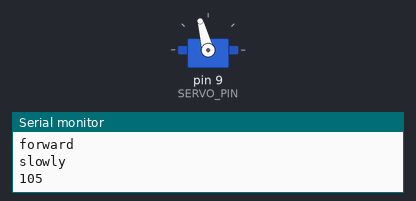
The sketch below on a simulated Arduino Uno, built with avr-gcc and run on an emulated ATmega328P. Shown: servo, the last lines printed to the serial monitor.

Above: at 0.05 s.
At 3.0 s:
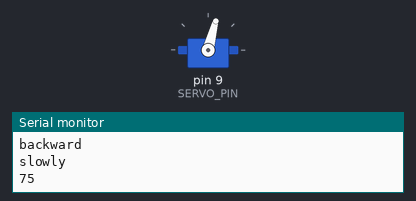
At 6.0 s:
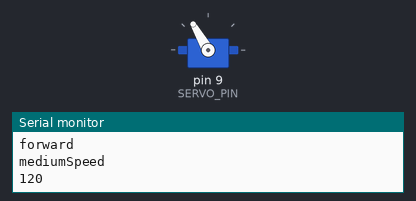
At 12.0 s:
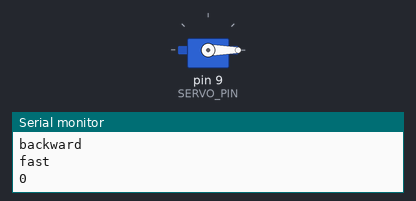
Timing chart, 0 to 15.6 s (numbered marks = the images above):
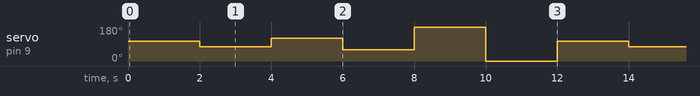

Measured:
- by itself, servo on pin 9 (SERVO_PIN): repeats every 12.0 s: 120° 2.0 s, 60° 2.0 s, 180° 2.0 s, 0° 2.0 s, 105° 2.0 s, 75° 2.0 s

The sketch:

ContinuousRotation.ino
```cpp
#include <Servo.h>

#define SERVO_PIN 9
#define STOP 90
#define SLOWLY 15
#define MEDIUM_SPEED 30
#define FAST 90

enum Direction {
  forward,
  backward
};

enum Speed {
  slowly,
  mediumSpeed,
  fast
};

Servo servo;


void setup() {

  Serial.begin(115200);
  servo.attach(SERVO_PIN);  // attaches the servo on pin 9 to the servo object
}


void loop() {

  move(forward, slowly);
  delay(2000);
  move(backward, slowly);
  delay(2000);

  move(forward, mediumSpeed);
  delay(2000);
  move(backward, mediumSpeed);
  delay(2000);

  move(forward, fast);
  delay(2000);
  move(backward, fast);
  delay(2000);
}


int pos = 0;

void move(Direction direction, Speed speed) {

  pos = STOP + getDirectionSign(direction) * getSpeedValue(speed);
    // dla testu, wypisanie kierunku, prędkości i pozycji można usunąć.
      write(direction);
      write(speed);
      Serial.println(pos);
    // ----------
  servo.write(pos);
}


int getSpeedValue(Speed speed) {

  switch (speed) {
    case slowly: return SLOWLY;
    case mediumSpeed: return MEDIUM_SPEED;
    case fast: return FAST;
  }
  return SLOWLY; // default, just in case
}


int getDirectionSign(Direction direction) {

  switch (direction) {
    case forward: return 1;
    case backward: return -1;
  }
  return 1; // default, just in case
}


void write(Direction direction) {

  switch (direction) {
    case forward: Serial.println("forward"); break;
    case backward: Serial.println("backward"); break;
  }
}


void write(Speed speed) {

  switch (speed) {
    case slowly: Serial.println("slowly"); break;
    case mediumSpeed: Serial.println("mediumSpeed"); break;
    case fast: Serial.println("fast"); break;
  }
}
```
